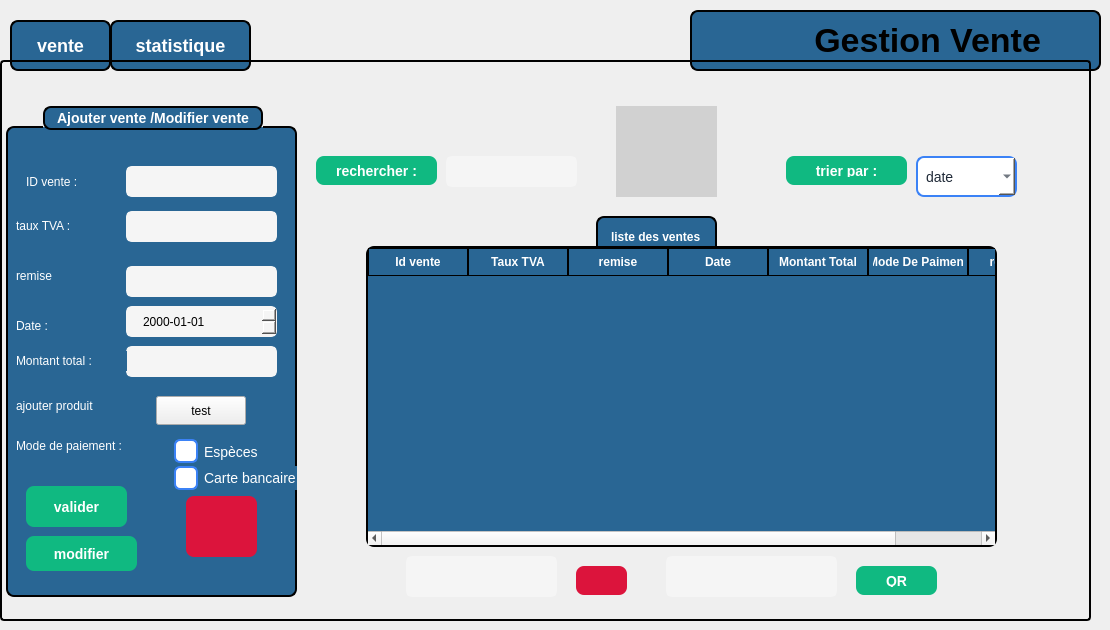
    <widget class="QWidget" name="vente">
     <widget class="QPushButton" name="btnpage2vente">
      <property name="geometry">
       <rect>
        <x>110</x>
        <y>20</y>
        <width>141</width>
        <height>51</height>
       </rect>
      </property>
      <property name="styleSheet">
       <string notr="true">QPushButton {
    border: 2px solid black;
    border-radius: 8px;
    font-weight: bold;
    font-size: 18px;              /* texte plus grand */
    background-color: rgb(41, 102, 148); /* bleu normal */
    color: white;
    padding: 8px 16px;
}

/* Quand la souris passe dessus */
QPushButton:hover {
    background-color: rgb(61, 122, 168); /* bleu plus clair */
}

/* Quand on clique dessus */
QPushButton:pressed {
    background-color: rgb(81, 142, 188); /* encore plus clair */
}

/* Bouton actif (par ex. quand on est sur la page 1) */
QPushButton[active=&quot;true&quot;] {
    background-color: #10b981;  /* vert quand actif */
    color: white;
}
</string>
      </property>
      <property name="text">
       <string>statistique</string>
      </property>
     </widget>
     <widget class="QStackedWidget" name="stackedWidgetvente">
      <property name="geometry">
       <rect>
        <x>0</x>
        <y>60</y>
        <width>1091</width>
        <height>561</height>
       </rect>
      </property>
      <property name="styleSheet">
       <string notr="true">QStackedWidget {
  border: 2px solid black;
  border-radius: 4px;
  padding: 4px;
}</string>
      </property>
      <property name="currentIndex">
       <number>1</number>
      </property>
      <widget class="QWidget" name="page_16">
       <widget class="QLabel" name="labelStatVentes">
        <property name="geometry">
         <rect>
          <x>20</x>
          <y>10</y>
          <width>1051</width>
          <height>531</height>
         </rect>
        </property>
        <property name="text">
         <string>TextLabel</string>
        </property>
       </widget>
      </widget>
      <widget class="QWidget" name="page_1">
       <widget class="QGroupBox" name="groupBox_12">
        <property name="geometry">
         <rect>
          <x>0</x>
          <y>40</y>
          <width>291</width>
          <height>491</height>
         </rect>
        </property>
        <property name="styleSheet">
         <string notr="true">
QGroupBox {
    background-color: rgb(41, 102, 148);   /* blue background */
    border: 2px solid black;               /* black border, 2px wide */
    border-radius: 8px;                    /* rounded corners */
    margin-top: 20px;                      /* space for the title */
    color: white;                          /* title text color */
    font-weight: bold;
    font-size: 14px;
}

QGroupBox::title {
 border: 2px solid black;               /* black border, 2px wide */
    border-radius: 8px;     
background-color: rgb(41, 102, 148);
    subcontrol-origin: margin;
    subcontrol-position: top center;       /* title centered */
    padding: 2px 10px;
}</string>
        </property>
        <property name="title">
         <string>Ajouter vente /Modifier vente</string>
        </property>
        <widget class="QLabel" name="label_101">
         <property name="geometry">
          <rect>
           <x>20</x>
           <y>60</y>
           <width>63</width>
           <height>31</height>
          </rect>
         </property>
         <property name="styleSheet">
          <string notr="true">background-color:rgb(41, 102, 148);
color: rgb(255, 255, 255)</string>
         </property>
         <property name="text">
          <string>ID vente :</string>
         </property>
        </widget>
        <widget class="QLineEdit" name="lineEdit_45">
         <property name="geometry">
          <rect>
           <x>120</x>
           <y>60</y>
           <width>151</width>
           <height>31</height>
          </rect>
         </property>
         <property name="styleSheet">
          <string notr="true">QLineEdit {
    width: 150px;
    height: 150px;
    border: 3px solid rgb(245,245,245);
    border-radius: 6px;
    padding: 6px 12px;
    color: rgb(0,0,0);
    background-color: rgb(245,245,245); 
}</string>
         </property>
         <property name="text">
          <string/>
         </property>
        </widget>
        <widget class="QLineEdit" name="lineEdit_46">
         <property name="geometry">
          <rect>
           <x>120</x>
           <y>105</y>
           <width>151</width>
           <height>31</height>
          </rect>
         </property>
         <property name="styleSheet">
          <string notr="true">QLineEdit {
    width: 150px;
    height: 150px;
    border: 3px solid rgb(245,245,245);
    border-radius: 6px;
    padding: 6px 12px;
    color: rgb(0,0,0);
    background-color: rgb(245,245,245); 
}</string>
         </property>
         <property name="text">
          <string/>
         </property>
        </widget>
        <widget class="QLineEdit" name="lineEdit_47">
         <property name="geometry">
          <rect>
           <x>120</x>
           <y>160</y>
           <width>151</width>
           <height>31</height>
          </rect>
         </property>
         <property name="styleSheet">
          <string notr="true">QLineEdit {
    width: 150px;
    height: 150px;
    border: 3px solid rgb(245,245,245);
    border-radius: 6px;
    padding: 6px 12px;
    color: rgb(0,0,0);
    background-color: rgb(245,245,245); 
}</string>
         </property>
         <property name="text">
          <string/>
         </property>
        </widget>
        <widget class="QLineEdit" name="lineEdit_49">
         <property name="geometry">
          <rect>
           <x>120</x>
           <y>240</y>
           <width>151</width>
           <height>31</height>
          </rect>
         </property>
         <property name="styleSheet">
          <string notr="true">QLineEdit {
    width: 150px;
    height: 150px;
    border: 3px solid rgb(245,245,245);
    border-radius: 6px;
    padding: 6px 12px;
    color: rgb(0,0,0);
    background-color: rgb(245,245,245); 
}</string>
         </property>
         <property name="text">
          <string/>
         </property>
        </widget>
        <widget class="QLabel" name="label_102">
         <property name="geometry">
          <rect>
           <x>10</x>
           <y>110</y>
           <width>121</width>
           <height>20</height>
          </rect>
         </property>
         <property name="styleSheet">
          <string notr="true">background-color:rgb(41, 102, 148);
color: rgb(255, 255, 255)</string>
         </property>
         <property name="text">
          <string>taux TVA :</string>
         </property>
        </widget>
        <widget class="QLabel" name="label_103">
         <property name="geometry">
          <rect>
           <x>10</x>
           <y>160</y>
           <width>63</width>
           <height>20</height>
          </rect>
         </property>
         <property name="styleSheet">
          <string notr="true">background-color:rgb(41, 102, 148);
color: rgb(255, 255, 255)</string>
         </property>
         <property name="text">
          <string>remise</string>
         </property>
        </widget>
        <widget class="QLabel" name="label_104">
         <property name="geometry">
          <rect>
           <x>10</x>
           <y>210</y>
           <width>63</width>
           <height>20</height>
          </rect>
         </property>
         <property name="styleSheet">
          <string notr="true">background-color:rgb(41, 102, 148);
color: rgb(255, 255, 255)</string>
         </property>
         <property name="text">
          <string>Date :</string>
         </property>
        </widget>
        <widget class="QDateEdit" name="dateEdit_3">
         <property name="geometry">
          <rect>
           <x>120</x>
           <y>200</y>
           <width>151</width>
           <height>31</height>
          </rect>
         </property>
         <property name="styleSheet">
          <string notr="true">QDateEdit {
    border: 3px solid rgb(245,245,245);
    border-radius: 6px;
    padding: 6px 12px;
    color: rgb(0,0,0);
    background-color: rgb(245,245,245); 
}</string>
         </property>
         <property name="displayFormat">
          <string>yyyy-MM-dd</string>
         </property>
        </widget>
        <widget class="QLabel" name="label_106">
         <property name="geometry">
          <rect>
           <x>10</x>
           <y>320</y>
           <width>111</width>
           <height>20</height>
          </rect>
         </property>
         <property name="styleSheet">
          <string notr="true">background-color:rgb(41, 102, 148);
color: rgb(255, 255, 255)</string>
         </property>
         <property name="text">
          <string/>
         </property>
        </widget>
        <widget class="QLabel" name="label_107">
         <property name="geometry">
          <rect>
           <x>10</x>
           <y>245</y>
           <width>111</width>
           <height>20</height>
          </rect>
         </property>
         <property name="styleSheet">
          <string notr="true">background-color:rgb(41, 102, 148);
color: rgb(255, 255, 255)</string>
         </property>
         <property name="text">
          <string>Montant total :</string>
         </property>
        </widget>
        <widget class="QLabel" name="label_108">
         <property name="geometry">
          <rect>
           <x>10</x>
           <y>330</y>
           <width>141</width>
           <height>20</height>
          </rect>
         </property>
         <property name="styleSheet">
          <string notr="true">background-color:rgb(41, 102, 148);
color: rgb(255, 255, 255)</string>
         </property>
         <property name="text">
          <string>Mode de paiement :</string>
         </property>
        </widget>
        <widget class="QRadioButton" name="radioButton_5">
         <property name="geometry">
          <rect>
           <x>160</x>
           <y>330</y>
           <width>110</width>
           <height>31</height>
          </rect>
         </property>
         <property name="styleSheet">
          <string notr="true">QRadioButton {
    color: white;
    font-size: 14px;
    padding-left: 8px;
background-color: rgb(41, 102, 148);
}

QRadioButton::indicator {
    width: 20px;
    height: 20px;
    border: 2px solid #3b82f6;
    border-radius: 6px;      /* rounded corners */
    background-color: white;  /* unchecked background */
}

QRadioButton::indicator:checked {
    background-color: #FFD700;  /* blue fill when checked */
}</string>
         </property>
         <property name="text">
          <string>Espèces</string>
         </property>
        </widget>
        <widget class="QRadioButton" name="radioButton_6">
         <property name="geometry">
          <rect>
           <x>160</x>
           <y>360</y>
           <width>161</width>
           <height>24</height>
          </rect>
         </property>
         <property name="styleSheet">
          <string notr="true">QRadioButton {
    color: white;
    font-size: 14px;
    padding-left: 8px;
background-color: rgb(41, 102, 148);
}

QRadioButton::indicator {
    width: 20px;
    height: 20px;
    border: 2px solid #3b82f6;
    border-radius: 6px;      /* rounded corners */
    background-color: white;  /* unchecked background */
}

QRadioButton::indicator:checked {
    background-color: #FFD700;  /* blue fill when checked */
}</string>
         </property>
         <property name="text">
          <string>Carte bancaire</string>
         </property>
        </widget>
        <widget class="QPushButton" name="pushButton_33">
         <property name="geometry">
          <rect>
           <x>20</x>
           <y>380</y>
           <width>101</width>
           <height>41</height>
          </rect>
         </property>
         <property name="styleSheet">
          <string notr="true">QPushButton {
    background-color: #10b981;   /* normal state */
    color: white;
    border: none;
    border-radius: 8px;
    padding: 8px 20px;
    font-size: 14px;
    font-weight: bold;
}

QPushButton:hover {
    background-color: #059669;   /* darker on hover */
}</string>
         </property>
         <property name="text">
          <string>valider</string>
         </property>
        </widget>
        <widget class="QPushButton" name="modifier_vente">
         <property name="geometry">
          <rect>
           <x>20</x>
           <y>430</y>
           <width>111</width>
           <height>35</height>
          </rect>
         </property>
         <property name="styleSheet">
          <string notr="true">QPushButton {
    background-color: #10b981;   /* normal state */
    color: white;
    border: none;
    border-radius: 8px;
    padding: 8px 20px;
    font-size: 14px;
    font-weight: bold;
}

QPushButton:hover {
    background-color: #059669;   /* darker on hover */
}</string>
         </property>
         <property name="text">
          <string>modifier</string>
         </property>
        </widget>
        <widget class="QPushButton" name="annulerajout_vente_2">
         <property name="geometry">
          <rect>
           <x>180</x>
           <y>390</y>
           <width>71</width>
           <height>61</height>
          </rect>
         </property>
         <property name="styleSheet">
          <string notr="true">QPushButton {

	background-color: rgb(220, 20, 60);
	
    color: white;
    border: none;
    border-radius: 8px;
    padding: 8px 20px;
    font-size: 14px;
    font-weight: bold;
}

QPushButton:hover {
      /* darker on hover */
	background-color: rgb(140, 0, 0);
}
</string>
         </property>
         <property name="text">
          <string/>
         </property>
         <property name="icon">
          <iconset theme="QIcon::ThemeIcon::EditClear"/>
         </property>
        </widget>
        <widget class="QLabel" name="label_111">
         <property name="geometry">
          <rect>
           <x>10</x>
           <y>290</y>
           <width>121</width>
           <height>20</height>
          </rect>
         </property>
         <property name="styleSheet">
          <string notr="true">background-color:rgb(41, 102, 148);
color: rgb(255, 255, 255)</string>
         </property>
         <property name="text">
          <string>ajouter produit</string>
         </property>
        </widget>
        <widget class="QPushButton" name="pushButton_7">
         <property name="geometry">
          <rect>
           <x>150</x>
           <y>290</y>
           <width>90</width>
           <height>29</height>
          </rect>
         </property>
         <property name="text">
          <string>test</string>
         </property>
        </widget>
        <zorder>label_102</zorder>
        <zorder>label_101</zorder>
        <zorder>lineEdit_45</zorder>
        <zorder>lineEdit_46</zorder>
        <zorder>lineEdit_47</zorder>
        <zorder>lineEdit_49</zorder>
        <zorder>label_103</zorder>
        <zorder>label_104</zorder>
        <zorder>dateEdit_3</zorder>
        <zorder>label_106</zorder>
        <zorder>label_107</zorder>
        <zorder>label_108</zorder>
        <zorder>radioButton_5</zorder>
        <zorder>radioButton_6</zorder>
        <zorder>pushButton_33</zorder>
        <zorder>modifier_vente</zorder>
        <zorder>annulerajout_vente_2</zorder>
        <zorder>label_111</zorder>
        <zorder>pushButton_7</zorder>
       </widget>
       <widget class="QPushButton" name="pushButton_34">
        <property name="geometry">
         <rect>
          <x>310</x>
          <y>90</y>
          <width>121</width>
          <height>29</height>
         </rect>
        </property>
        <property name="styleSheet">
         <string notr="true">QPushButton {
    background-color: #10b981;   /* normal state */
    color: white;
    border: none;
    border-radius: 8px;
    padding: 8px 20px;
    font-size: 14px;
    font-weight: bold;
}

QPushButton:hover {
    background-color: #059669;   /* darker on hover */
}</string>
        </property>
        <property name="text">
         <string>rechercher :</string>
        </property>
       </widget>
       <widget class="QLineEdit" name="lineEdit_vente">
        <property name="geometry">
         <rect>
          <x>440</x>
          <y>90</y>
          <width>131</width>
          <height>31</height>
         </rect>
        </property>
        <property name="styleSheet">
         <string notr="true">QLineEdit {
    width: 150px;
    height: 150px;
    border: 3px solid rgb(245,245,245);
    border-radius: 6px;
    padding: 6px 12px;
    color: rgb(0,0,0);
    background-color: rgb(245,245,245); 
}</string>
        </property>
       </widget>
       <widget class="QPushButton" name="pushButton_35">
        <property name="geometry">
         <rect>
          <x>780</x>
          <y>90</y>
          <width>121</width>
          <height>29</height>
         </rect>
        </property>
        <property name="styleSheet">
         <string notr="true">QPushButton {
    background-color: #10b981;   /* normal state */
    color: white;
    border: none;
    border-radius: 8px;
    padding: 8px 20px;
    font-size: 14px;
    font-weight: bold;
}

QPushButton:hover {
    background-color: #059669;   /* darker on hover */
}
</string>
        </property>
        <property name="text">
         <string>trier par :</string>
        </property>
       </widget>
       <widget class="QTableWidget" name="tableWidgetvente">
        <property name="geometry">
         <rect>
          <x>360</x>
          <y>180</y>
          <width>631</width>
          <height>301</height>
         </rect>
        </property>
        <property name="styleSheet">
         <string notr="true">QTableWidget {
    background-color: rgb(41, 102, 148);   /* blue background */
    border: 2px solid black;
    border-radius: 8px;
    font-weight: bold;
    font-size: 14px;
    gridline-color: black;                 /* cell grid lines */
    color: white;                          
    selection-background-color: #10b981;
    selection-color: white;
    outline: 0;
}

QTableWidget::item {
    border: 1px solid black;               /* give each cell a border */
    padding: 4px;
}

QHeaderView::section {
    background-color: rgb(41, 102, 148);
    color: white;
    border: 1px solid black;              /* column header border */
    padding: 4px;
    font-weight: bold;
}</string>
        </property>
        <column>
         <property name="text">
          <string>Id vente</string>
         </property>
        </column>
        <column>
         <property name="text">
          <string>Taux TVA</string>
         </property>
        </column>
        <column>
         <property name="text">
          <string>remise</string>
         </property>
        </column>
        <column>
         <property name="text">
          <string>Date</string>
         </property>
        </column>
        <column>
         <property name="text">
          <string>Montant Total</string>
         </property>
        </column>
        <column>
         <property name="text">
          <string>Mode De Paiment</string>
         </property>
        </column>
        <column>
         <property name="text">
          <string>refproduit</string>
         </property>
        </column>
       </widget>
       <widget class="QLineEdit" name="lineEdit_supprimer_vente">
        <property name="geometry">
         <rect>
          <x>400</x>
          <y>490</y>
          <width>151</width>
          <height>41</height>
         </rect>
        </property>
        <property name="styleSheet">
         <string notr="true">QLineEdit {
    width: 150px;
    height: 150px;
    border: 3px solid rgb(245,245,245);
    border-radius: 6px;
    padding: 6px 12px;
    color: rgb(0,0,0);
    background-color: rgb(245,245,245); 
}</string>
        </property>
        <property name="text">
         <string/>
        </property>
       </widget>
       <widget class="QPushButton" name="pushButton_3">
        <property name="geometry">
         <rect>
          <x>570</x>
          <y>500</y>
          <width>51</width>
          <height>29</height>
         </rect>
        </property>
        <property name="styleSheet">
         <string notr="true">QPushButton {

	background-color: rgb(220, 20, 60);
	
    color: white;
    border: none;
    border-radius: 8px;
    padding: 8px 20px;
    font-size: 14px;
    font-weight: bold;
}

QPushButton:hover {
      /* darker on hover */
	background-color: rgb(140, 0, 0);
}
</string>
        </property>
        <property name="text">
         <string/>
        </property>
        <property name="icon">
         <iconset theme="QIcon::ThemeIcon::EditDelete"/>
        </property>
       </widget>
       <widget class="QLabel" name="label_109">
        <property name="geometry">
         <rect>
          <x>590</x>
          <y>150</y>
          <width>121</width>
          <height>41</height>
         </rect>
        </property>
        <property name="styleSheet">
         <string notr="true">QLabel {
    border: 2px solid black;           /* bordure noire, 2px */
    border-radius: 8px;
    background-color: rgb(41, 102, 148); /* même couleur de fond */
    color: white;                       /* texte blanc */
    font-weight: bold;                  /* texte un peu gras */
    subcontrol-origin: margin;
    subcontrol-position: top center;    /* titre centré */
    padding: 2px 10px;
}</string>
        </property>
        <property name="text">
         <string>liste des ventes</string>
        </property>
       </widget>
       <widget class="QLabel" name="image_4">
        <property name="geometry">
         <rect>
          <x>610</x>
          <y>40</y>
          <width>101</width>
          <height>91</height>
         </rect>
        </property>
        <property name="styleSheet">
         <string notr="true">background-color: rgb(209, 209, 209);
   </string>
        </property>
        <property name="text">
         <string/>
        </property>
        <property name="pixmap">
         <pixmap>../Projet/images/photo.png</pixmap>
        </property>
       </widget>
       <widget class="QComboBox" name="comboBox_10">
        <property name="geometry">
         <rect>
          <x>910</x>
          <y>90</y>
          <width>101</width>
          <height>41</height>
         </rect>
        </property>
        <property name="styleSheet">
         <string notr="true">QComboBox {
    background-color: rgb(255, 255, 255);   /* white background */
    color: #1f2937;                         /* selected text color */
    border: 2px solid #3b82f6;              /* blue border */
    border-radius: 8px;
    font-size: 14px;
    padding: 4px 8px;
}

/* Dropdown list styling */
QComboBox QAbstractItemView {
    background-color: rgb(255, 255, 255);
    color: #1f2937;
    selection-background-color: #3b82f6;
    selection-color: white;
}

/* Make the arrow black */
QComboBox::down-arrow {
    width: 12px;
    height: 12px;
    image: none; 
                      /* remove default image */
	background-color: rgb(0, 170, 255);
    border-left: 6px solid transparent;
    border-right: 6px solid transparent;
    border-top: 6px solid black;       /* black arrow */
}
</string>
        </property>
        <item>
         <property name="text">
          <string>date</string>
         </property>
        </item>
       </widget>
       <widget class="QLineEdit" name="lineEdit_email">
        <property name="geometry">
         <rect>
          <x>660</x>
          <y>490</y>
          <width>171</width>
          <height>41</height>
         </rect>
        </property>
        <property name="styleSheet">
         <string notr="true">QLineEdit {
    width: 150px;
    height: 150px;
    border: 3px solid rgb(245,245,245);
    border-radius: 6px;
    padding: 6px 12px;
    color: rgb(0,0,0);
    background-color: rgb(245,245,245); 
}</string>
        </property>
        <property name="text">
         <string/>
        </property>
       </widget>
       <widget class="QPushButton" name="pushButton_2">
        <property name="geometry">
         <rect>
          <x>850</x>
          <y>500</y>
          <width>81</width>
          <height>29</height>
         </rect>
        </property>
        <property name="styleSheet">
         <string notr="true">QPushButton {
    background-color: #10b981;   /* normal state */
    color: white;
    border: none;
    border-radius: 8px;
    padding: 8px 20px;
    font-size: 14px;
    font-weight: bold;
}

QPushButton:hover {
    background-color: #059669;   /* darker on hover */
}
</string>
        </property>
        <property name="text">
         <string>QR</string>
        </property>
        <property name="icon">
         <iconset theme="QIcon::ThemeIcon::AddressBookNew"/>
        </property>
       </widget>
       <zorder>label_109</zorder>
       <zorder>groupBox_12</zorder>
       <zorder>pushButton_34</zorder>
       <zorder>lineEdit_vente</zorder>
       <zorder>pushButton_35</zorder>
       <zorder>tableWidgetvente</zorder>
       <zorder>lineEdit_supprimer_vente</zorder>
       <zorder>pushButton_3</zorder>
       <zorder>image_4</zorder>
       <zorder>comboBox_10</zorder>
       <zorder>lineEdit_email</zorder>
       <zorder>pushButton_2</zorder>
      </widget>
     </widget>
     <widget class="QPushButton" name="btnpage1vente">
      <property name="geometry">
       <rect>
        <x>10</x>
        <y>20</y>
        <width>101</width>
        <height>51</height>
       </rect>
      </property>
      <property name="styleSheet">
       <string notr="true">QPushButton {
    border: 2px solid black;
    border-radius: 8px;
    font-weight: bold;
    font-size: 18px;              /* texte plus grand */
    background-color: rgb(41, 102, 148); /* bleu normal */
    color: white;
    padding: 8px 16px;
}

/* Quand la souris passe dessus */
QPushButton:hover {
    background-color: rgb(61, 122, 168); /* bleu plus clair */
}

/* Quand on clique dessus */
QPushButton:pressed {
    background-color: rgb(81, 142, 188); /* encore plus clair */
}

/* Bouton actif (par ex. quand on est sur la page 1) */
QPushButton[active=&quot;true&quot;] {
    background-color: #10b981;  /* vert quand actif */
    color: white;
}
</string>
      </property>
      <property name="text">
       <string>vente</string>
      </property>
     </widget>
     <widget class="QLabel" name="label_110">
      <property name="geometry">
       <rect>
        <x>690</x>
        <y>10</y>
        <width>411</width>
        <height>61</height>
       </rect>
      </property>
      <property name="styleSheet">
       <string notr="true">QLabel{
 border: 2px solid black;   /* blue border */
    border-radius: 8px;
 font-weight: bold;
    font-size: 34px;
background-color: rgb(41, 102, 148);}</string>
      </property>
      <property name="text">
       <string>            Gestion Vente</string>
      </property>
     </widget>
     <zorder>btnpage2vente</zorder>
     <zorder>btnpage1vente</zorder>
     <zorder>label_110</zorder>
     <zorder>stackedWidgetvente</zorder>
    </widget>
